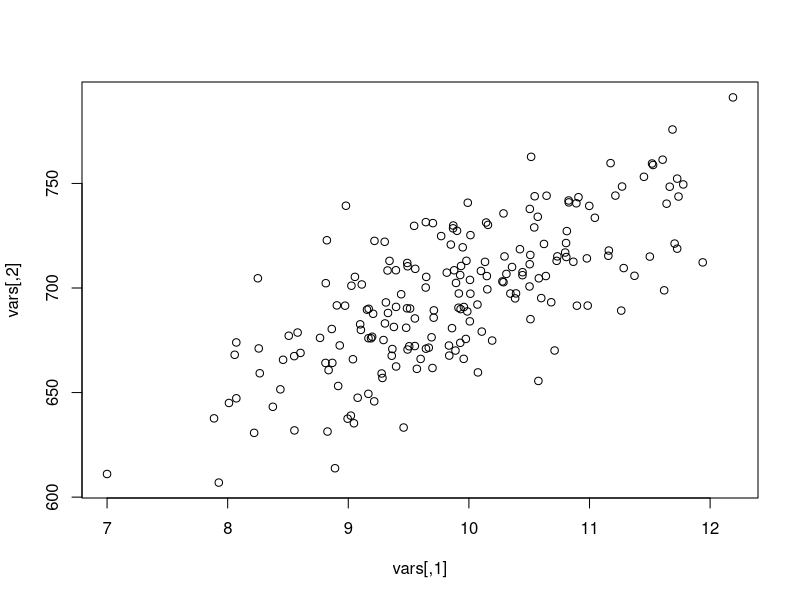

Recreate this plot in R. (Note: this script raises an error after producing the figure.)
# Generating correlated data with mvrnorm() from the MASS library
library(MASS)

# Sample Means
mu <- c(10,700)

# Define our covariance matrix
Sigma <- matrix(c(1,25,25,1155), nrow=2, ncol=2)

# create both variables with 100 samples
set.seed(9)
vars <- mvrnorm(n=200, mu=mu, Sigma=Sigma)

# Examine the data and the correlation
head(vars)
cor(vars)
plot(vars)

df <- data.frame(Index = vars[,1], ROI = vars[,2], Group = "Meets Assumptions")

cor.test(df$Index, df$ROI)

set.seed(9)
df <- rbind(df,data.frame(
  Index = rnorm(500, 10, 2),
  ROI = rnorm(500, 700, 100),
  Group = "Does Not Meet Assumptions"
))

cor.test(df$Index, df$ROI)

# All data
df %>%
  ggplot(aes(x = Index, y = ROI)) +
  geom_point(size = 4, pch = 21, color = "black", alpha = 0.2, fill = "lightblue2")+
  scale_y_continuous(name = "ROI\n(In the Thousands)", labels = scales::dollar)+
  scale_x_continuous(name = "Involvement Index", breaks = seq(3,16,1))+
  geom_smooth(method = 'lm', fill = "lightblue", color = "blue3")+
  ggtitle(paste0("Correlation Coefficient: ",round(cor(df$Index,df$ROI),4)))+
  theme_minimal()+
  theme(plot.title = element_text(family = "serif",face = "bold", size = 18),
        axis.text.x = element_text(size = 12),
        axis.text.y = element_text(size = 12),
        axis.title.x = element_text(family = "serif",face = "bold", size = 14),
        axis.title.y = element_text(family = "serif",face = "bold", size = 14),
        legend.background = element_rect(colour = "black"),
        legend.title = element_text(face = "bold"),
        legend.position = c(0.25,0.6))

# Assumptions Met
df %>%
  filter(Group == 'Meets Assumptions') %>%
  ggplot(aes(x = Index, y = ROI)) +
  geom_point(size = 4, pch = 21, color = "black", alpha = 0.2, fill = "lightblue2")+
  scale_y_continuous(name = "ROI\n(In the Thousands)", labels = scales::dollar)+
  scale_x_continuous(name = "Involvement Index", breaks = seq(3,16,1))+
  geom_smooth(method = 'lm', fill = "lightblue", color = "blue3")+
  ggtitle(paste0("Correlation Coefficient: ",round(cor(df$Index[df$Group == 'Meets Assumptions'],df$ROI[df$Group == 'Meets Assumptions']),4)))+
  theme_minimal()+
  theme(plot.title = element_text(family = "serif",face = "bold", size = 18),
        axis.text.x = element_text(size = 12),
        axis.text.y = element_text(size = 12),
        axis.title.x = element_text(family = "serif",face = "bold", size = 14),
        axis.title.y = element_text(family = "serif",face = "bold", size = 14),
        legend.background = element_rect(colour = "black"),
        legend.title = element_text(face = "bold"),
        legend.position = c(0.25,0.6))

# Combined plot
df %>%
  ggplot(aes(x = Index, y = ROI, fill = Group)) +
  geom_point(size = 4, pch = 21, color = "black", alpha = 0.25)+
  scale_fill_manual(values = c("blue2", "white"))+
  scale_x_continuous(name = "Involvement Index", breaks = seq(3,16,1)) +
  scale_y_continuous(name = "ROI in Thousands", labels = scales::dollar)+
  theme_minimal()+
  theme(plot.title = element_text(family = "serif",face = "bold", size = 18),
        axis.text.x = element_text(size = 12),
        axis.text.y = element_text(size = 12),
        axis.title.x = element_text(family = "serif",face = "bold", size = 14),
        axis.title.y = element_text(family = "serif",face = "bold", size = 14),
        legend.background = element_rect(colour = "black"),
        legend.text = element_text(family = "serif",face = "bold", size = 12),
        legend.title = element_blank(),
        legend.position = c(0.2,0.8))
